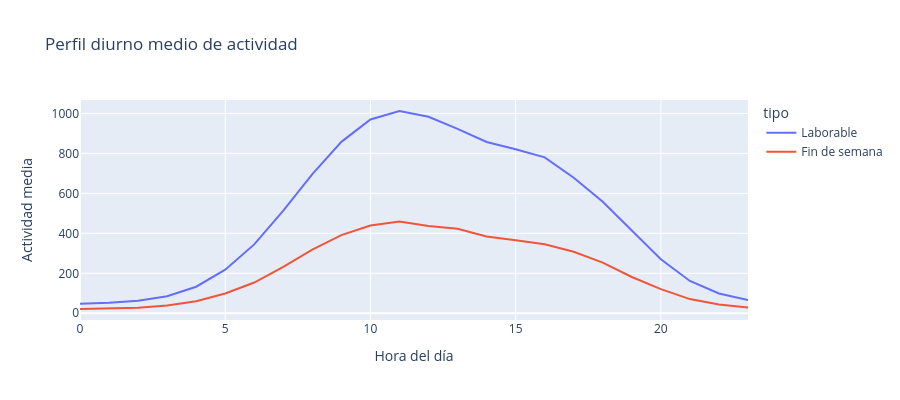

The notebook cell saved with this chart:
### Markdown cell above
## 3. Perfil diurno medio (laborable vs fin de semana)

Media de actividad por franja horaria. Debe mostrar el valle de madrugada y el pico a mediodía.

### Code cell
hourly = df.groupby(["is_weekend", df["timestamp_local"].dt.hour]).agg(
    actividad_mean=("actividad", "mean"),
    actividad_std=("actividad", "std")
).reset_index()
hourly.columns = ["is_weekend", "hour", "actividad_mean", "actividad_std"]
hourly["tipo"] = hourly["is_weekend"].map({False: "Laborable", True: "Fin de semana"})

fig = px.line(hourly, x="hour", y="actividad_mean", color="tipo",
              title="Perfil diurno medio de actividad")
fig.update_layout(xaxis_title="Hora del día", yaxis_title="Actividad media", height=400)
fig.show()

### Figure 1 — Plotly figure (JSON) as saved in the notebook; plotly's stock layout.template omitted (floating-point values rounded to 4 significant figures)
{"data": [{"hovertemplate": "tipo=Laborable<br>hour=%{x}<br>actividad_mean=%{y}<extra></extra>", "legendgroup": "Laborable", "line": {"color": "#636efa", "dash": "solid"}, "marker": {"symbol": "circle"}, "mode": "lines", "name": "Laborable", "orientation": "v", "showlegend": true, "type": "scatter", "x": [0, 1, 2, 3, 4, 5, 6, 7, 8, 9, 10, 11, 12, 13, 14, 15, 16, 17, 18, 19, 20, 21, 22, 23], "xaxis": "x", "y": [48.18, 52.6, 63.27, 85.73, 132.9, 218.0, 344.8, 513.8, 696.5, 857.8, 969.8, 1012.0, 983.5, 923.1, 857.3, 820.8, 780.0, 678.3, 558.3, 411.4, 270.0, 161.6, 99.16, 66.24], "yaxis": "y"}, {"hovertemplate": "tipo=Fin de semana<br>hour=%{x}<br>actividad_mean=%{y}<extra></extra>", "legendgroup": "Fin de semana", "line": {"color": "#EF553B", "dash": "solid"}, "marker": {"symbol": "circle"}, "mode": "lines", "name": "Fin de semana", "orientation": "v", "showlegend": true, "type": "scatter", "x": [0, 1, 2, 3, 4, 5, 6, 7, 8, 9, 10, 11, 12, 13, 14, 15, 16, 17, 18, 19, 20, 21, 22, 23], "xaxis": "x", "y": [21.41, 23.26, 27.52, 38.44, 60.21, 99.13, 153.7, 232.8, 319.0, 391.1, 439.5, 458.8, 436.6, 422.8, 384.3, 365.7, 345.3, 307.7, 253.5, 181.6, 120.8, 71.02, 43.69, 29.29], "yaxis": "y"}], "layout": {"height": 400, "legend": {"title": {"text": "tipo"}, "tracegroupgap": 0}, "title": {"text": "Perfil diurno medio de actividad"}, "xaxis": {"anchor": "y", "domain": [0, 1], "title": {"text": "Hora del día"}}, "yaxis": {"anchor": "x", "domain": [0, 1], "title": {"text": "Actividad media"}}}}
